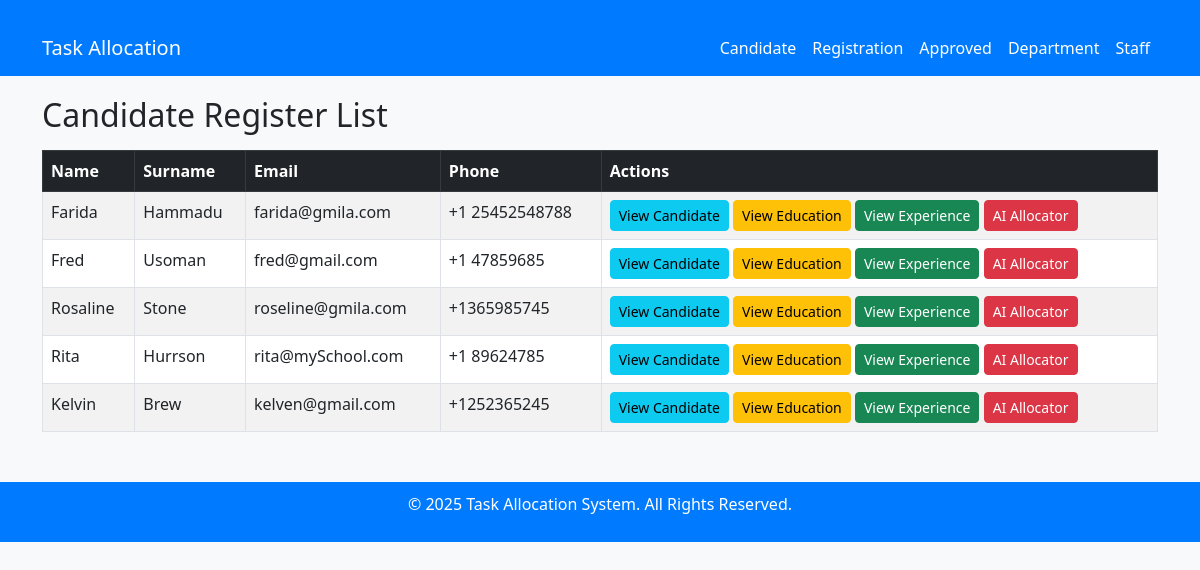
The page /candidate-registration/ on the database as committed earlier.
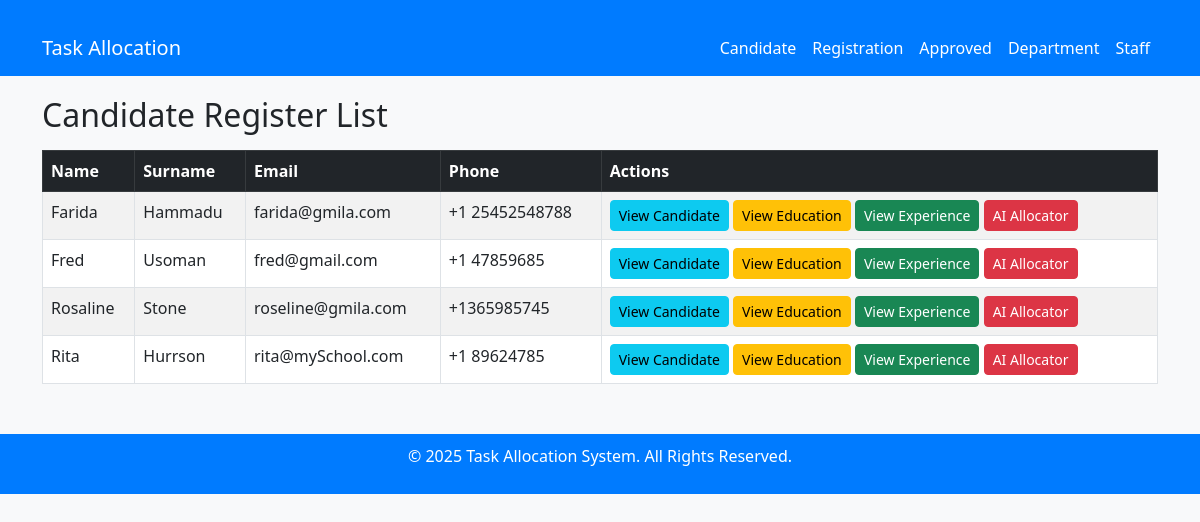
The same page on the database as committed later.
### mainApp/models.py (models this page shows, shortened)
class Candidate(models.Model):
    first_name = models.CharField(max_length=100)
    last_name = models.CharField(max_length=100)
    email = models.EmailField(unique=True)
    phone = models.CharField(max_length=20, blank=True, null=True)
    resume = models.FileField(upload_to="resumes/", blank=True, null=True)
    certificate = models.FileField(upload_to="certificates/", blank=True, null=True)
    GENDER_LIST = [
        ("Male" ,"Male"),
        ("Female" , "Female"),
    ]
    gender = models.CharField(max_length=50, choices=GENDER_LIST, default="Male")
    approval = models.CharField(max_length=20, default='not_approved')
    role = models.CharField(max_length=50, default='no_role')
    date_applied = models.DateTimeField(auto_now_add=True)

### mainApp/views.py (the view)
# urls.py: path('candidate-registration/', views.register_list, name='register_list'),
def register_list(request):
    candidate = Candidate.objects.filter(approval="not_approved")
    return render(request, 'task_allocation/registration/register_list.html', {'candidates': candidate})

### templates/task_allocation/registration/register_list.html (shortened to what this page needs)
{% extends '../base.html' %}  {% block content %}
<div class="table-responsive-sm">
  <table
    class="table table-striped table-hover table-bordered w-10 caption-top mt-3"
  >
    <h2>Candidate Register List</h2>
    <thead class="table-dark">
      <tr>
        <th>Name</th>
        <th>Surname</th>
        <th>Email</th>
        <th>Phone</th>
        <th>Actions</th>
      </tr>
    </thead>
    <tbody>
      {% for candidate in candidates %}
      <tr>
        <td>{{ candidate.first_name }}</td>
        <td>{{ candidate.last_name }}</td>
        <td>{{ candidate.email }}</td>
        <td>{{ candidate.phone }}</td>
        <td>
          <a
            href="{% url 'view_candidate' candidate.id %}"
            class="btn btn-info btn-sm"
            >View Candidate</a
          >
          <a
            href="{% url 'education_list' candidate.id %}"
            class="btn btn-warning btn-sm"
            >View Education</a
          >
          <a
            href="{% url 'work_experience_list' candidate.id %}"
            class="btn btn-success btn-sm"
            >View Experience</a
          >
          <a
            href="{% url 'predict_job' candidate.id %}"
            class="btn btn-danger btn-sm"
            >AI Allocator</a
          >
        </td>
      </tr>
      {% empty %}
      <tr>
        <td colspan="3" class="text-center">No records found.</td>
      </tr>
      {% endfor %}
    </tbody>
  </table>
</div>
{% endblock %}

Rows that differ between the two databases and show on the page:
no longer on this page (row edited): Candidate: first_name "Kelvin", last_name "Brew", email "kelven@gmail.com", phone "+1252365245"
